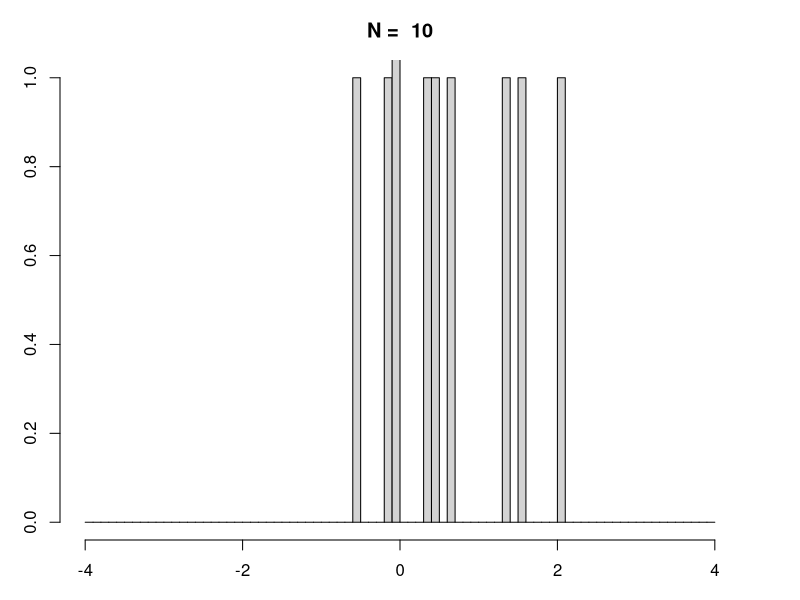
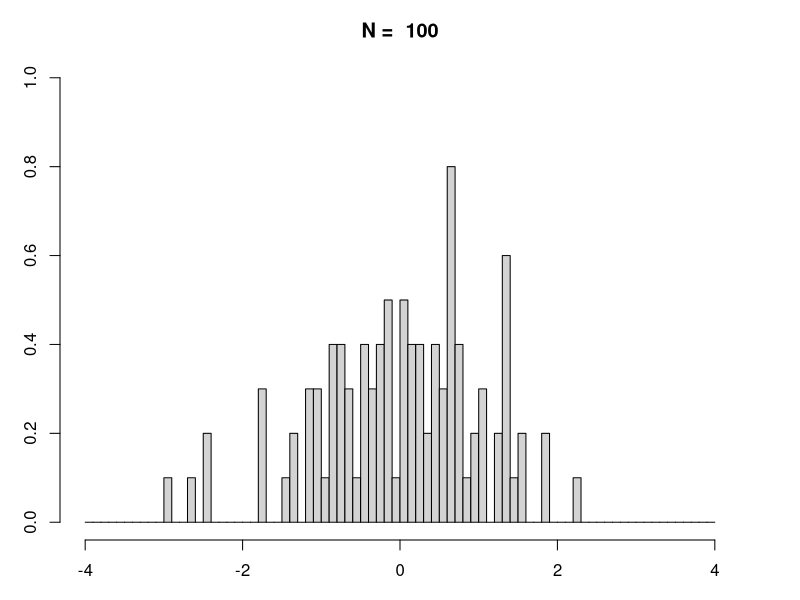
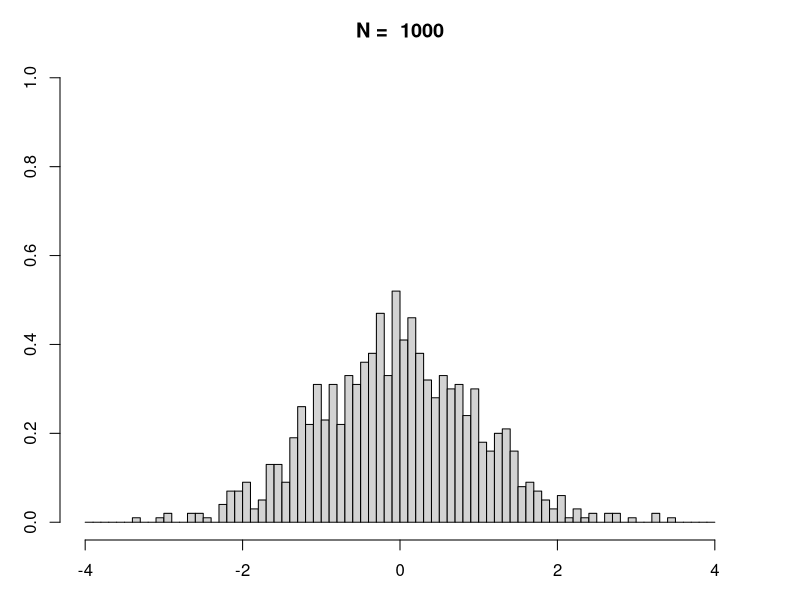
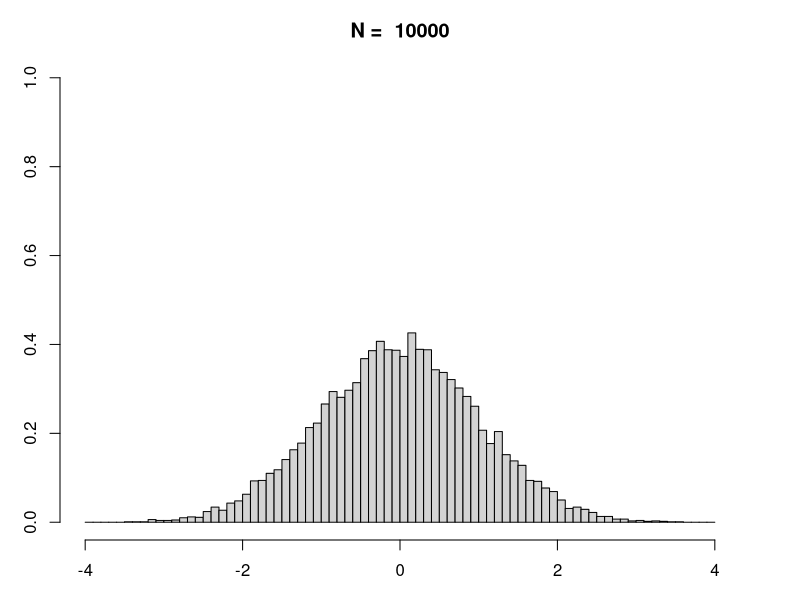
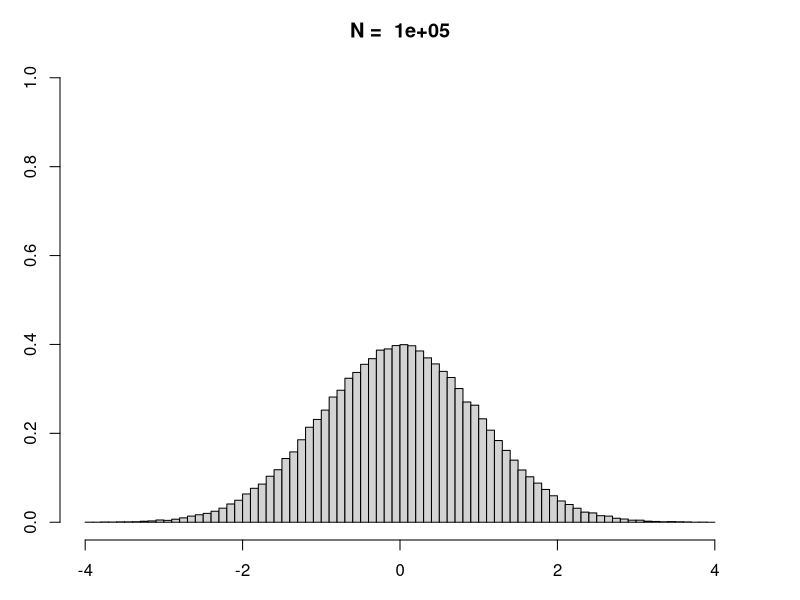
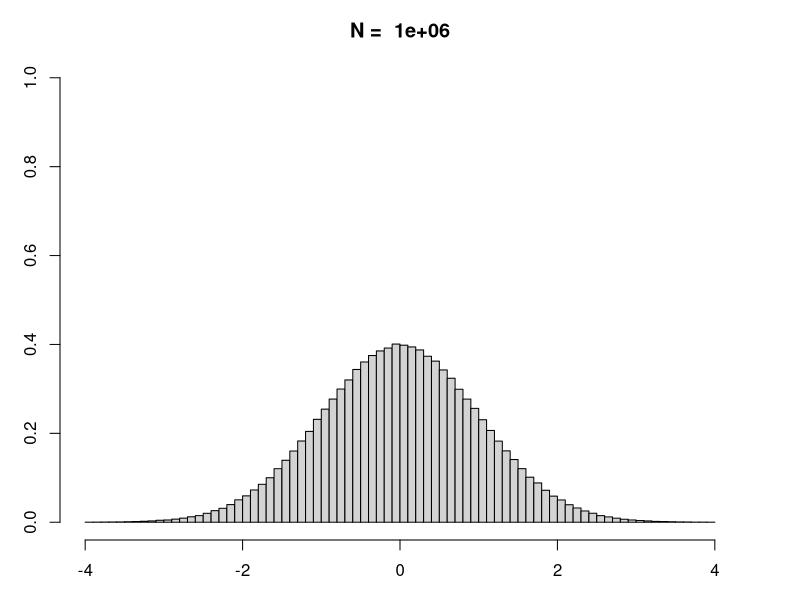

Source code (R) for these figures, in order:
## ---- chunk 1
# markdownToHTMLでヘッダに必要なライブラリを読み込むように指定します。
options(markdown.HTML.header=
  '<link rel="stylesheet" href="https://rawgithub.com/brentertz/scianimator/master/assets/css/scianimator.css"/>
  <script src="https://ajax.googleapis.com/ajax/libs/jquery/1.7.1/jquery.min.js"></script>
  <script src="https://rawgithub.com/brentertz/scianimator/master/assets/js/jquery.scianimator.min.js"></script>'
)

# アニメーション作成用のフック関数を指定します。
library(knitr)
opts_knit$set(animation.fun = hook_scianimator)
## ---- chunk 2
set.seed(42)
par(mar = rep(3, 4))
for (n in 10^(1:6)) {
  x <- rnorm(n)
  hist(x, xlim = c(-4, 4), ylim = c(0, 1), breaks = c(-Inf, seq(-4, 4, 0.1), Inf), main=paste("N = ", n))
}
## ---- chunk 3
sapply(10^(1:6), function(x) mean(rnorm(x)))
